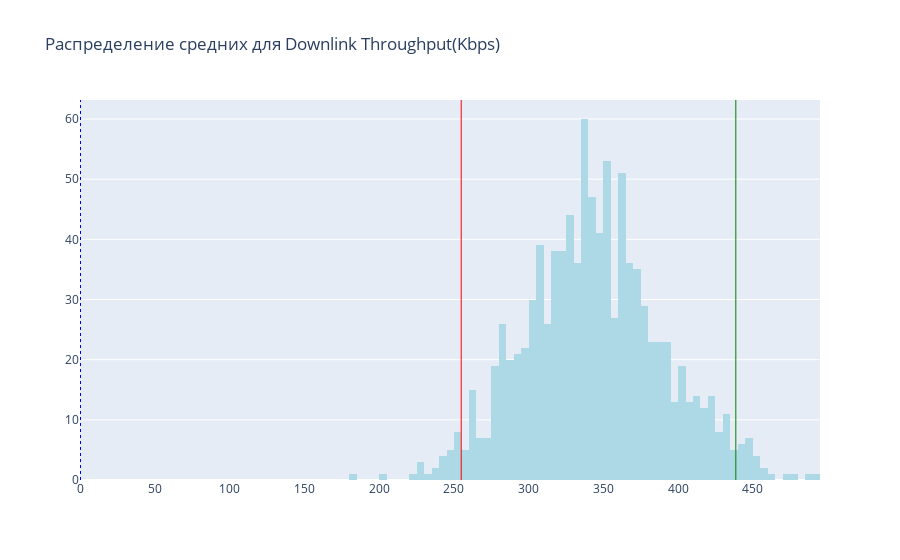

The notebook cell this image was saved under:
### Code cell
# Построим график распределения средних

hist_dif(dif, dif_data, 'Downlink Throughput(Kbps)')

### Figure 1 — Plotly figure (JSON) as saved in the notebook; plotly's stock layout.template omitted (floating-point values rounded to 4 significant figures; data arrays with more than 128 entries replaced by an {"elided": "..."} marker saying what was removed)
{"data": [{"marker": {"color": "lightblue"}, "nbinsx": 100, "type": "histogram", "x": {"elided": "1000 float values"}}], "layout": {"shapes": [{"line": {"color": "red", "width": 1}, "type": "line", "x0": 254.8, "x1": 254.8, "xref": "x", "y0": 0, "y1": 1, "yref": "y domain"}, {"line": {"color": "blue", "dash": "dot", "width": 1}, "type": "line", "x0": 0, "x1": 0, "xref": "x", "y0": 0, "y1": 1, "yref": "y domain"}, {"line": {"color": "green", "width": 1}, "type": "line", "x0": 438.7, "x1": 438.7, "xref": "x", "y0": 0, "y1": 1, "yref": "y domain"}], "title": {"text": "Распределение средних для Downlink Throughput(Kbps)"}}}
